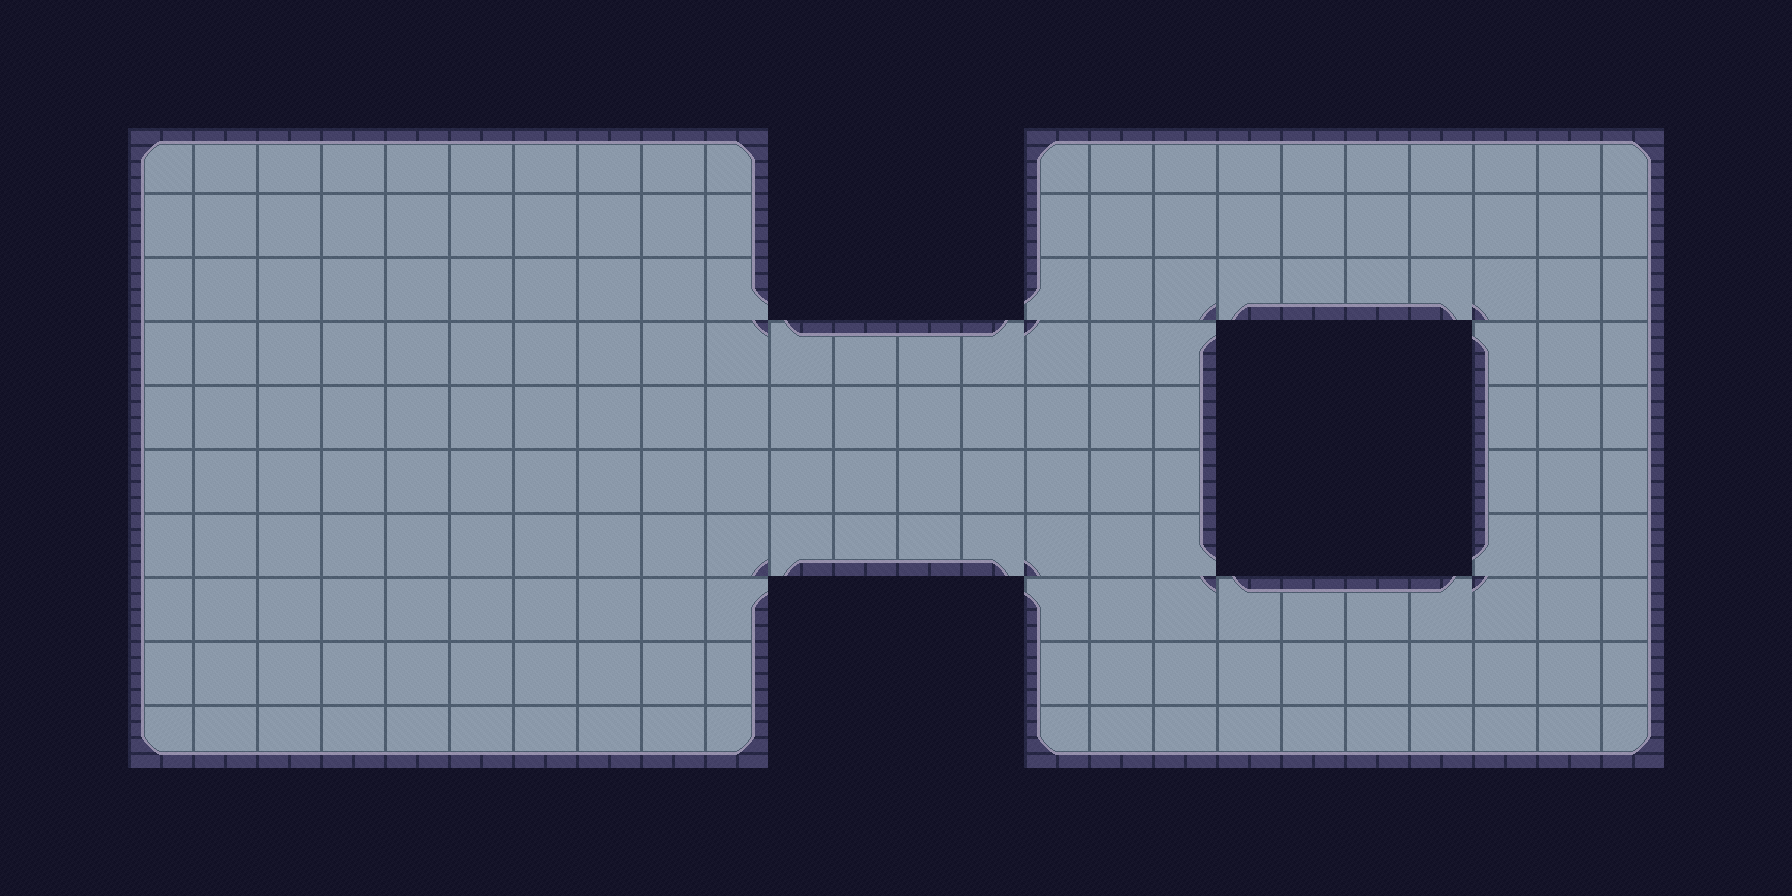

This is a level from a 2D game, rendered from its Tiled map with the project's own tilesets. A one-line summary and the complete map file follow:
An orthogonal 28x14 tile map with 64x64 px tiles, 2 tile layers (Floor, Walls).

<map version="1.10" tiledversion="1.12.2" orientation="orthogonal" renderorder="right-down" width="28" height="14" tilewidth="64" tileheight="64" infinite="0" nextlayerid="4" nextobjectid="1">
 <tileset firstgid="1" source="tiles.tsx" />
 <layer id="1" name="Floor" width="28" height="14">
  <data encoding="csv">
22,22,22,22,22,22,22,22,22,22,22,22,22,22,22,22,22,22,22,22,22,22,22,22,22,22,22,22,
22,22,22,22,22,22,22,22,22,22,22,22,22,22,22,22,22,22,22,22,22,22,22,22,22,22,22,22,
22,22,22,22,22,22,22,22,22,22,22,22,22,22,22,22,22,22,22,22,22,22,22,22,22,22,22,22,
22,22,22,22,22,22,22,22,22,22,22,22,22,22,22,22,22,22,22,22,22,22,22,22,22,22,22,22,
22,22,22,22,22,22,22,22,22,22,22,22,22,22,22,22,22,22,22,22,22,22,22,22,22,22,22,22,
22,22,22,22,22,22,22,22,22,22,22,22,22,22,22,22,22,22,22,22,22,22,22,22,22,22,22,22,
22,22,22,22,22,22,22,22,22,22,22,22,22,22,22,22,22,22,22,22,22,22,22,22,22,22,22,22,
22,22,22,22,22,22,22,22,22,22,22,22,22,22,22,22,22,22,22,22,22,22,22,22,22,22,22,22,
22,22,22,22,22,22,22,22,22,22,22,22,22,22,22,22,22,22,22,22,22,22,22,22,22,22,22,22,
22,22,22,22,22,22,22,22,22,22,22,22,22,22,22,22,22,22,22,22,22,22,22,22,22,22,22,22,
22,22,22,22,22,22,22,22,22,22,22,22,22,22,22,22,22,22,22,22,22,22,22,22,22,22,22,22,
22,22,22,22,22,22,22,22,22,22,22,22,22,22,22,22,22,22,22,22,22,22,22,22,22,22,22,22,
22,22,22,22,22,22,22,22,22,22,22,22,22,22,22,22,22,22,22,22,22,22,22,22,22,22,22,22,
22,22,22,22,22,22,22,22,22,22,22,22,22,22,22,22,22,22,22,22,22,22,22,22,22,22,22,22
</data>
 </layer>
 <layer id="2" name="Walls" width="28" height="14">
  <data encoding="csv">
0,0,0,0,0,0,0,0,0,0,0,0,0,0,0,0,0,0,0,0,0,0,0,0,0,0,0,0,
0,0,0,0,0,0,0,0,0,0,0,0,0,0,0,0,0,0,0,0,0,0,0,0,0,0,0,0,
0,0,2,6,6,6,6,6,6,6,6,5,0,0,0,0,2,6,6,6,6,6,6,6,6,5,0,0,
0,0,3,21,21,21,21,21,21,21,21,15,0,0,0,0,3,21,21,21,21,21,21,21,21,15,0,0,
0,0,3,21,21,21,21,21,21,21,21,18,0,0,0,0,4,21,17,14,11,11,12,13,21,15,0,0,
0,0,3,21,21,21,21,21,21,21,21,20,19,6,6,7,8,21,16,0,0,0,0,9,21,15,0,0,
0,0,3,21,21,21,21,21,21,21,21,21,21,21,21,21,21,21,15,0,0,0,0,3,21,15,0,0,
0,0,3,21,21,21,21,21,21,21,21,21,21,21,21,21,21,21,15,0,0,0,0,3,21,15,0,0,
0,0,3,21,21,21,21,21,21,21,21,17,14,11,11,12,13,21,18,0,0,0,0,4,21,15,0,0,
0,0,3,21,21,21,21,21,21,21,21,16,0,0,0,0,9,21,20,19,6,6,7,8,21,15,0,0,
0,0,3,21,21,21,21,21,21,21,21,15,0,0,0,0,3,21,21,21,21,21,21,21,21,15,0,0,
0,0,1,11,11,11,11,11,11,11,11,10,0,0,0,0,1,11,11,11,11,11,11,11,11,10,0,0,
0,0,0,0,0,0,0,0,0,0,0,0,0,0,0,0,0,0,0,0,0,0,0,0,0,0,0,0,
0,0,0,0,0,0,0,0,0,0,0,0,0,0,0,0,0,0,0,0,0,0,0,0,0,0,0,0
</data>
 </layer>
 <objectgroup id="3" name="Objects" />
</map>
